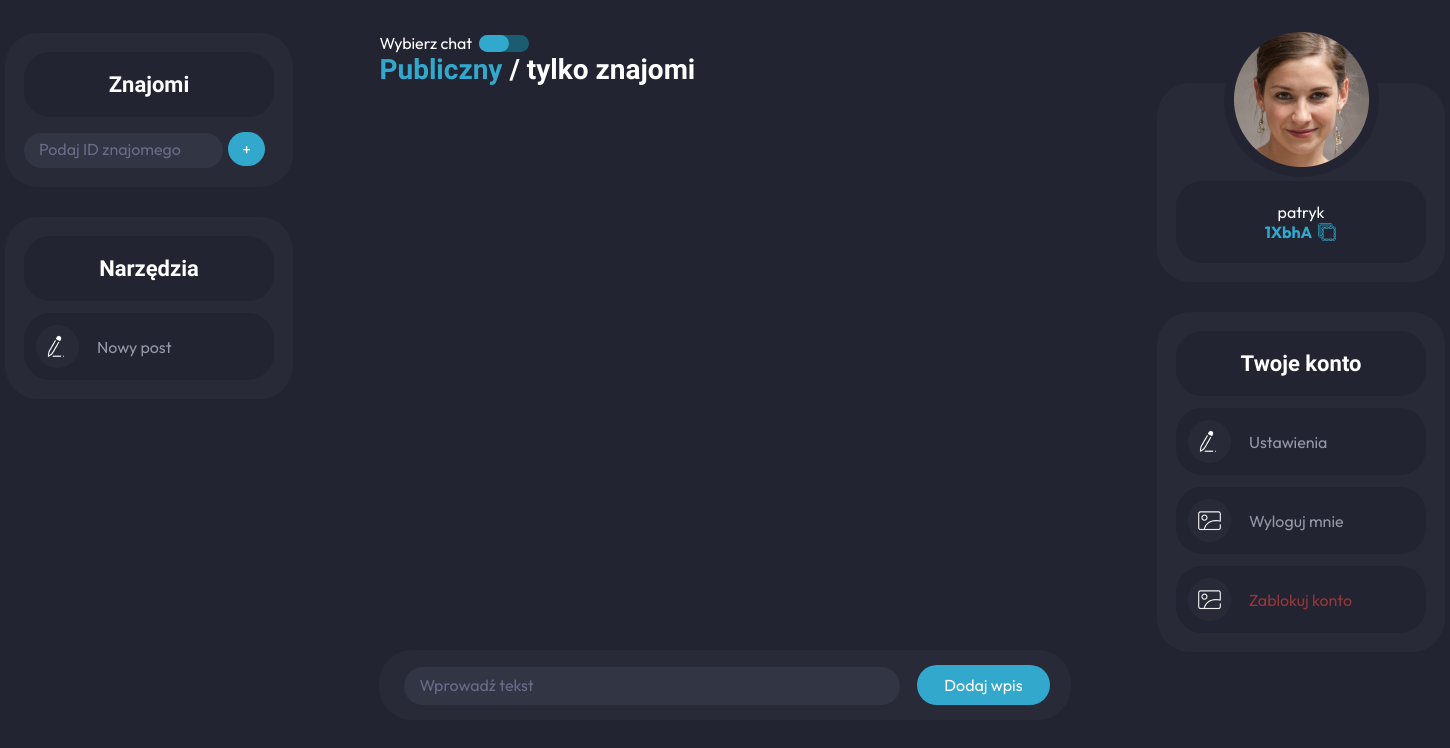
The page /index.php (signed in) on the database as committed earlier.
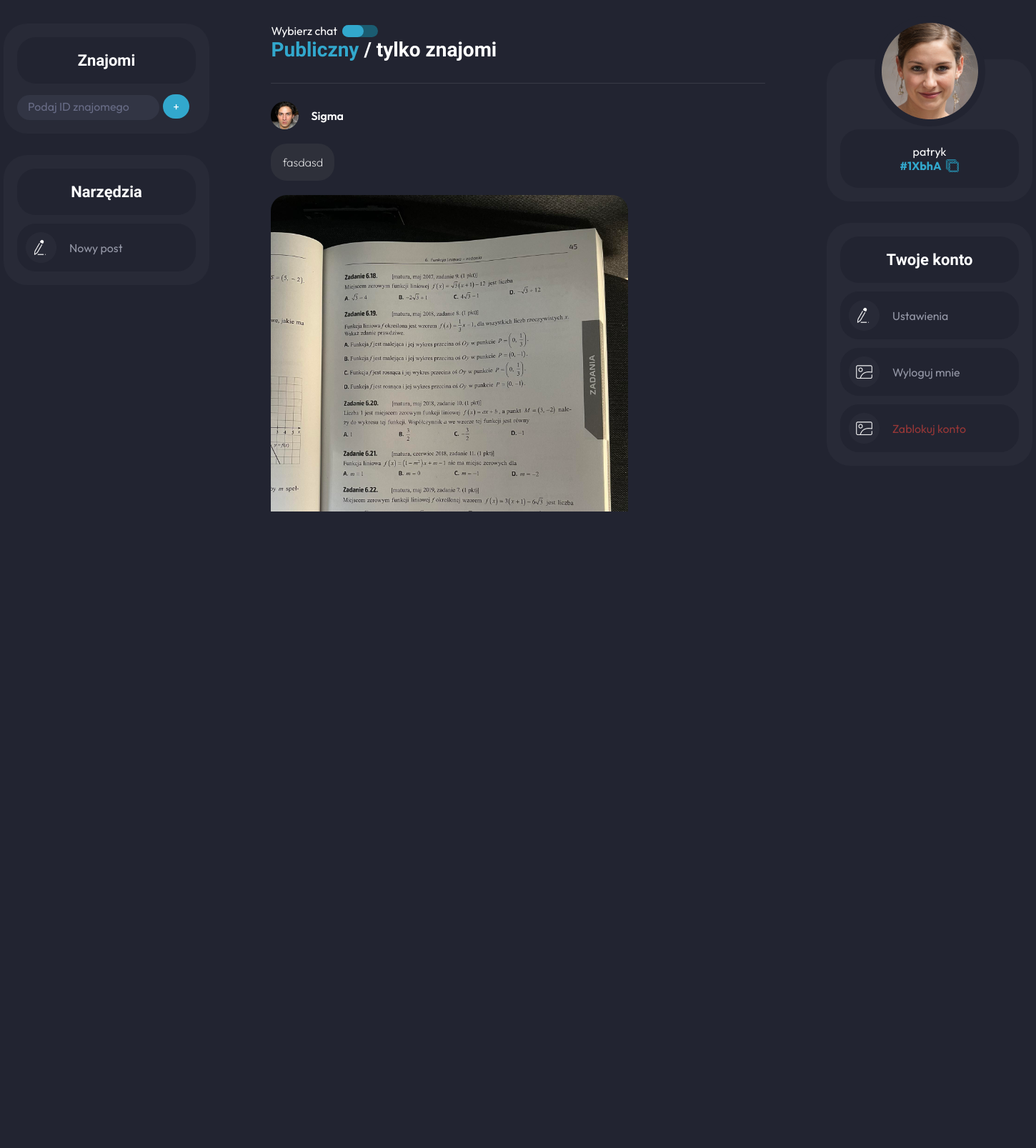
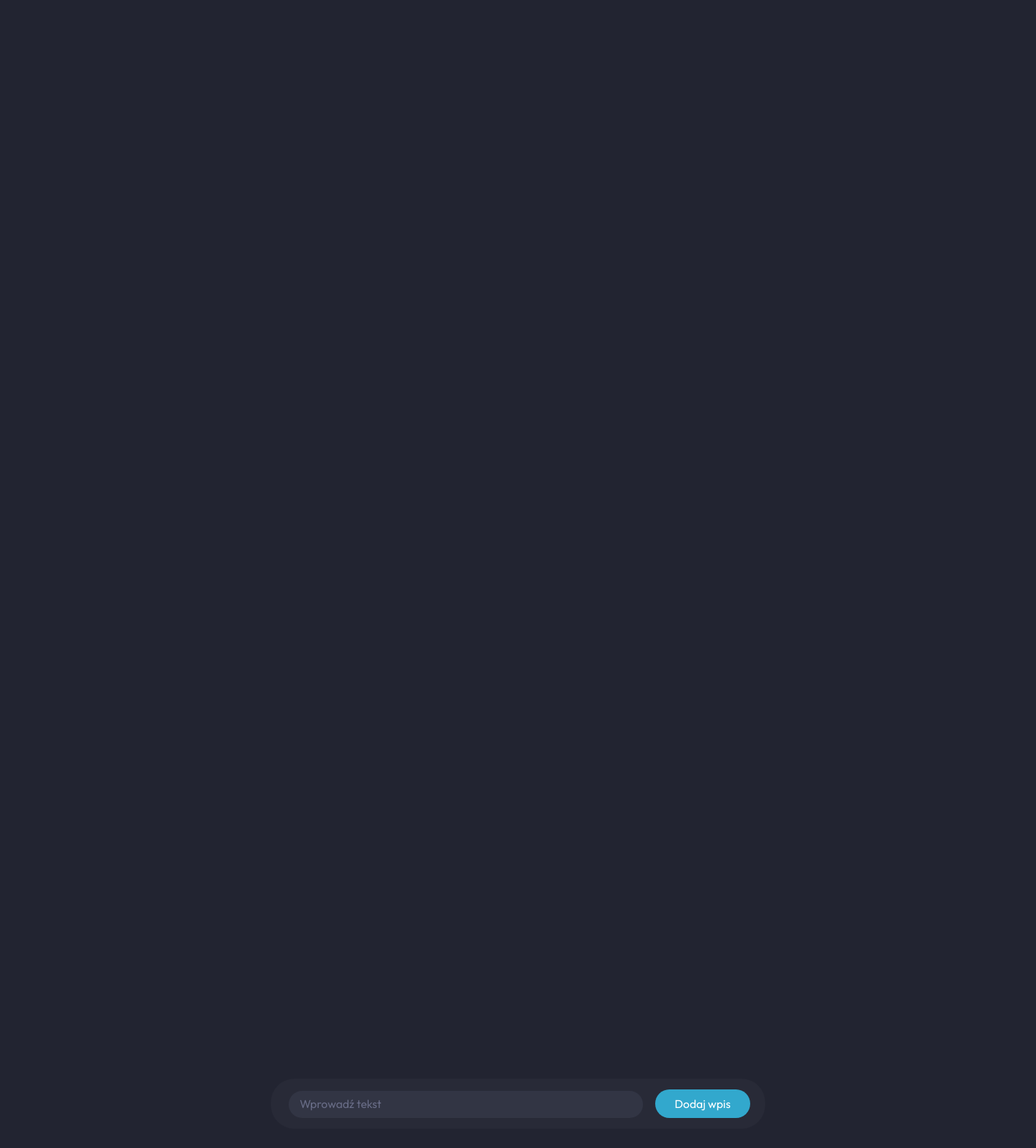
The same page on the database as committed later (2 pictures, top to bottom).
### tables this page shows
CREATE TABLE `users` (
  `id` int(11) NOT NULL,
  `login` varchar(32) NOT NULL,
  `mail` varchar(128) NOT NULL,
  `password` varchar(1024) NOT NULL,
  `friend_id` varchar(11) NOT NULL,
  `friends` varchar(128) NOT NULL
);

CREATE TABLE `posts` (
  `id` int(11) NOT NULL,
  `content` varchar(255) DEFAULT NULL,
  `comments` varchar(255) DEFAULT NULL,
  `author` varchar(255) DEFAULT NULL,
  `createdAt` varchar(255) NOT NULL,
  `attachments` blob DEFAULT NULL,
  `author_id` varchar(256) NOT NULL,
  `status` varchar(255) NOT NULL
);

### index.php (the view, shortened to what this page needs)
<!DOCTYPE html>
<html lang="en">
<head>
</head>
<body>
    <div class="main-container">
        <div class="container-left">
            <div class="friends-container">
                <div class="friend-header">
                    <h1>Znajomi</h1>
                </div>
                <div class="input-label">
                    <form method='POST' action='App/Create/AddFriend.php'>
                        <input class='input-friend-id' type=text placeholder="Podaj ID znajomego"
                            name='add_friend'><input type='submit' name='add_friend_submit' class="add-friend-plus"
                            value="+">
                    </form>
                </div>
                    <?php
                    $servername = "localhost";
                    $database = "socialise";
                    $username = "root";
                    $password = "";
                    $conn = mysqli_connect($servername, $username, $password, $database);
                    ?>
            </div>
            <div class="tool-container">
                <div class="tool-header">
                    <h1>Narzędzia</h1>
                </div>
                <div class="tool-label" onClick='addPostPopup()'>
                    <img src="App\Images\new-post.png">
                    <p>Nowy post</p>
                </div>
            </div>
        </div>
        <div class="container-middle">
            <div class="main-middle-section">
                <div class="main-choose-wrapper">
                    <label class="choose-paragraph-label">
                        <p class="choose-paragraph">Wybierz chat
                        <div id="checkbox-choose-wrapper">
                            <div id="checkbox-choose-inside"></div>
                        </div>
                        </p>
                    </label>
                </div>
                <h1 class="type-of-chat-header"><span class="first-option">Publiczny</span> / <span
                        class="second-option"> tylko znajomi</span></h1>
                <div class="posts-container">
                    <?php
                    $sql = "SELECT * FROM posts where status='public' ORDER BY createdAt DESC";
                    $result = $conn->query($sql);
                    while ($row = $result->fetch_assoc()) {
                        echo '<div id='.$row['id'].' class="post-label" href="PostDisplay.php?postId=' . $row['id'] . '" onclick="redirect(' . $row['id'] . ')">
                                            <div class="author-info-wrapper">
                                                <img src="App\Images\profile-image.png" class="author-image-profile">
                                                <p class="author-name">' . $row['author'] . '</p>
                                            </div>
                                            <div class="post-text-wrapper">
                                                <span class="post-text-content">' . $row['content'] . '</span>
                                            </div>
                                            ';
                        if ($row['attachments'] != null) {
                            echo ' <div class="post-text-wrapper post-image">
                                                <img src="./uploaded_images/' . $row["attachments"] . '">
                                            </div>';
                        }
                        echo '</div>';
                    }
                    ?>
                </div>
                <div class="add-post-wrapper">
                    <form method='POST' action='./App/Create/AddPost.php' id="form2">
                        <input type="text" placeholder="Wprowadź tekst" class="input-post" name='input-post'>
                        <input type='submit' class="add-post-button" value='Dodaj wpis' name='input-post-submit'>
                    </form>
                </div>
            </div>
        </div>
        <div class="container-right">
            <div class="profile-container">
                <div class="your-image">
                    <img src="App\Images\your-image.png">
                </div>
                <div class="your-profile-label">
                    <p class="your-profile-image">
                        <?php
                        $result = $conn->query("SELECT * FROM users WHERE id=" . $_SESSION['user_id'] . "");
                        while ($row = $result->fetch_assoc()) {
                            echo '
                            <p class="your-profile-image">
                            ' . $row["login"] . '
                            </p>
                            <p class="your-friend-id">' . $row['friend_id'] . '<span id="your-friend-id-svg"></span></p>
                            ';
                        }
                        ?>
                </div>
            </div>
            <div class="account-container">
                <div class="account-header">
                    <h1>Twoje konto</h1>
                </div>
                <div class="account-label" onclick="changeName()">
                    <img src="App\Images\settings.png">
                    <p>Ustawienia</p>
                </div>
                <div class="account-label" onclick="logoutPopup()">
                    <img src="App\Images\logout.png">
                    <p>Wyloguj mnie</p>
                </div>
                <div class="account-label block-label" onclick="blockAccount()">
                    <img src="App\Images\delete.png">
                    <p class="block-account">Zablokuj konto</p>
                </div>
            </div>
        </div>
    </div>
</body>
</html>

### index.php (style rules this page uses)
body { margin: 0; padding: 0; background-color: #222431; }
.main-container { padding-top: 33px; width: 1440px; height: 90dvh; margin: auto; display: grid; grid-template-columns: 20% 60% 20%; }
.container-left { align-items: center; display: flex; flex-direction: column; }
.container-right { align-items: center; display: flex; flex-direction: column; margin-top: 50px; }
* { margin: 0; padding: 0; box-sizing: border-box; }
.input-friend-id { border-radius: 46px; background: #323544; border: none; padding: 10px 15px 10px 15px; color: white; width: 80%; outline: none; }
.input-friend-id::placeholder, .input-post::placeholder { color: #686C86; font-family: Outfit; font-size: 16px; }
.friends-container, .tool-container, .profile-container, .account-container { background: #282A37; border-radius: 33px; width: 100%; padding: 19px; }
.profile-container { text-align: center; }
.account-container { margin-top: 30px; }
.profile-container img { margin-top: -80px; }
.your-profile-label { background-color: #222431; color: white; padding: 21px; border-radius: 26px; }
.your-profile-label p { font-family: Outfit; }
.your-friend-id { color: #32A8CD; font-weight: bold; height: auto; display: flex; justify-content: center; cursor: pointer; }
#your-friend-id-svg { margin-left: 5px; display: flex; align-items: center; }
h1 { font-family: Reem Kufi Fun; color: white; font-weight: 600; font-size: 22px; text-align: center; padding: 20px; }
.tool-header, .friend-header, .account-header { border-radius: 26px; background: #222431; }
.tool-container { margin-top: 30px; }
.input-label { margin-top: 15px; display: flex; justify-content: space-between; position: relative; }
.tool-label, .account-label { color: #9598A7; font-size: 16px; border-radius: 26px; background: #222431; padding: 11px; margin-top: 12px; display: flex; align-items: center; font-family: Outfit; }
.tool-label p { margin-left: 18px; }
.your-profile-image { font-size: 16px; }
.account-label, .tool-label { border: 1px solid #222431; transition: border-color 0.4s ease; }
.account-label p { margin-left: 18px; }
.block-account { color: #963737 }
.type-of-chat-header { text-align: left !important; margin: 0 !important; padding: 0 !important; font-size: 28px; }
.choose-paragraph { font-family: Outfit; font-weight: 400; color: white; }
#checkbox-choose-wrapper { width: 50px; height: 17px; background: #1B5C71; border-radius: 43px; }
#checkbox-choose-inside { background: #32A8CD; border-radius: 43px; width: 60%; height: 100%; transition: .2s all ease-in-out; }
.first-option { color: #32A8CD; }
.main-choose-wrapper, .choose-paragraph-label { display: flex; align-items: center; }
#checkbox-choose-wrapper { margin-left: 7px; }
.author-info-wrapper { display: flex; align-items: center; }
.author-name { font-size: 16px; color: white; font-family: Outfit; font-weight: 600; margin-left: 17px; }
.post-text-wrapper { max-width: 70%; margin-top: 30px; }
.post-text-content { color: white; font-weight: 200; font-family: Outfit; }
.post-label { border-top: 1px solid rgba(255, 255, 255, 0.103); border-bottom: 1px solid rgba(255, 255, 255, 0.103); padding: 25px 0 35px 0; transition: .2s all ease-in-out; }
.main-middle-section { width: 80%; height: 100%; margin: auto; position: relative; }
.posts-container { margin-top: 30px; max-height: 600px; overflow-y: auto; }
.post-text-wrapper { padding: 16px; margin-top: 20px; background: #2E303A; border-radius: 22px; max-width: max-content; }
.add-post-wrapper { border-radius: 33px; background: #282A37; padding: 15px; position: absolute; bottom: 0; width: 100%; }
.input-post { color: #686C86; color: white; border-radius: 46px; background: #323544; outline: none; font-size: 16px; border: none; padding: 10px 15px 10px 15px; width: 75%; margin-left: 10px; }
.add-post-button { border-radius: 46px; background: #32A8CD; outline: none; color: white; font-family: Outfit; font-size: 16px; border: none; padding: 10px 25px 10px 25px; min-width: 20%; margin-left: 13px; }
.post-image { background-color: transparent; padding: 0; object-fit: cover; object-position: center; width: 500px; height: auto; }
.post-image img { border-radius: 22px; width: 100%; height: 100%; }
.add-friend-plus { background: #32A8CD; outline: none; color: white; font-family: Outfit; font-size: 16px; border: none; padding: 7px; width: 37px; margin-left: 5px; border-radius: 32px; }

Rows that differ between the two databases and show on the page:
added posts: author "Sigma", content "fasdasd", attachments (picture)
changed users "patryk": friend "1XbhA" → "#1XbhA"
